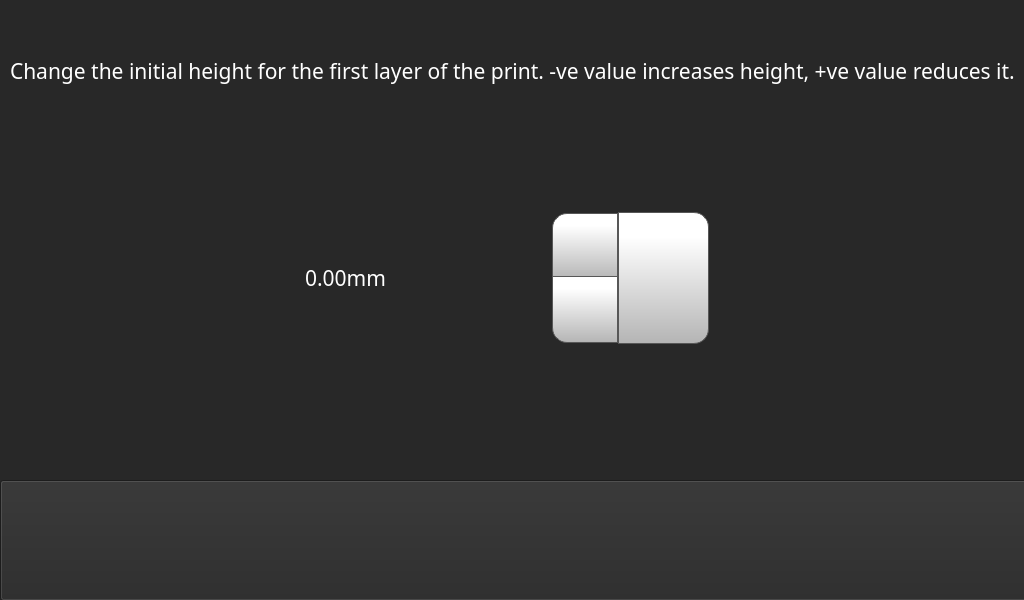
<?xml version="1.0" encoding="UTF-8"?>
<ui version="4.0">
 <class>nozzleOffsetPage</class>
 <widget class="QWidget" name="nozzleOffsetPage">
  <property name="geometry">
   <rect>
    <x>0</x>
    <y>0</y>
    <width>1024</width>
    <height>600</height>
   </rect>
  </property>
  <property name="minimumSize">
   <size>
    <width>1024</width>
    <height>600</height>
   </size>
  </property>
  <property name="maximumSize">
   <size>
    <width>1024</width>
    <height>600</height>
   </size>
  </property>
  <property name="windowTitle">
   <string>Form</string>
  </property>
  <property name="autoFillBackground">
   <bool>false</bool>
  </property>
  <property name="styleSheet">
   <string notr="true">background-color: rgb(40, 40, 40);</string>
  </property>
  <widget class="QPushButton" name="nozzleOffsetBackButton">
   <property name="geometry">
    <rect>
     <x>0</x>
     <y>480</y>
     <width>1031</width>
     <height>121</height>
    </rect>
   </property>
   <property name="minimumSize">
    <size>
     <width>0</width>
     <height>0</height>
    </size>
   </property>
   <property name="font">
    <font>
     <family>Gotham</family>
     <pointsize>16</pointsize>
     <weight>50</weight>
     <bold>false</bold>
    </font>
   </property>
   <property name="styleSheet">
    <string notr="true">QPushButton {
     border: 1px solid rgb(87, 87, 87);
	background-color: qlineargradient(spread:pad, x1:0, y1:1, x2:0, y2:0.188, stop:0 rgba(180, 180, 180, 255), stop:1 rgba(255, 255, 255, 255));


}

QPushButton:pressed {
    background-color: qlineargradient(x1: 0, y1: 0, x2: 0, y2: 1,
                                      stop: 0 #dadbde, stop: 1 #f6f7fa);
}

QPushButton:flat {
    border: none; /* no border for a flat push button */
}

QPushButton:default {
    border-color: navy; /* make the default button prominent */
}

QPushButton:focus {
	outline: none;
}
url(:/icons/img/chevron-pointing-to-the-left.png)</string>
   </property>
   <property name="text">
    <string/>
   </property>
   <property name="icon">
    <iconset resource="../../resources/resource.qrc">
     <normaloff>:/Navigation/img/Navigation/arrows-4.png</normaloff>:/Navigation/img/Navigation/arrows-4.png</iconset>
   </property>
   <property name="iconSize">
    <size>
     <width>70</width>
     <height>70</height>
    </size>
   </property>
   <property name="checkable">
    <bool>false</bool>
   </property>
   <property name="autoDefault">
    <bool>false</bool>
   </property>
   <property name="default">
    <bool>false</bool>
   </property>
   <property name="flat">
    <bool>false</bool>
   </property>
  </widget>
  <widget class="QPushButton" name="nozzleOffsetSetButton">
   <property name="geometry">
    <rect>
     <x>618</x>
     <y>212</y>
     <width>91</width>
     <height>132</height>
    </rect>
   </property>
   <property name="font">
    <font>
     <family>Gotham</family>
     <pointsize>16</pointsize>
     <weight>50</weight>
     <bold>false</bold>
    </font>
   </property>
   <property name="styleSheet">
    <string notr="true">QPushButton {
     border: 1px solid rgb(87, 87, 87);
	background-color: qlineargradient(spread:pad, x1:0, y1:1, x2:0, y2:0.188, stop:0 rgba(180, 180, 180, 255), stop:1 rgba(255, 255, 255, 255));
border-top-right-radius: 15px;
border-bottom-right-radius: 15px;

}

QPushButton:pressed {
    background-color: qlineargradient(x1: 0, y1: 0, x2: 0, y2: 1,
                                      stop: 0 #dadbde, stop: 1 #f6f7fa);
}

QPushButton:flat {
    border: none; /* no border for a flat push button */
}

QPushButton:default {
    border-color: navy; /* make the default button prominent */
}
QPushButton:focus {
	outline: none;
}</string>
   </property>
   <property name="text">
    <string/>
   </property>
   <property name="icon">
    <iconset resource="../../resources/resource.qrc">
     <normaloff>:/Icons/img/icons/verification-mark.png</normaloff>:/Icons/img/icons/verification-mark.png</iconset>
   </property>
   <property name="iconSize">
    <size>
     <width>70</width>
     <height>70</height>
    </size>
   </property>
  </widget>
  <widget class="QDoubleSpinBox" name="nozzleOffsetDoubleSpinBox">
   <property name="geometry">
    <rect>
     <x>300</x>
     <y>210</y>
     <width>321</width>
     <height>136</height>
    </rect>
   </property>
   <property name="font">
    <font>
     <family>Gotham</family>
     <pointsize>16</pointsize>
     <weight>50</weight>
     <bold>false</bold>
    </font>
   </property>
   <property name="styleSheet">
    <string notr="true">QDoubleSpinBox {
    padding-right: 5px; /* make room for the arrows */
	color: rgb(255, 255, 255);
	background-color: rgba(255, 255, 255, 0);
   
}
QDoubleSpinBox ::text:selected {
	background-color: rgb(255, 146, 57);
   
}
QDoubleSpinBox::up-button {
     border: 1px solid rgb(87, 87, 87);

border-top-left-radius: 15px;
	background-color: qlineargradient(spread:pad, x1:0, y1:1, x2:0, y2:0.188, stop:0 rgba(180, 180, 180, 255), stop:1 rgba(255, 255, 255, 255));
    width: 60px;
     height: 61px;
    padding: 2px;
}

QDoubleSpinBox::up-arrow { 
image: url(:/Navigation/img/Navigation/arrows.png);
    width: 40px;
     height: 40px;
padding: 5px;
}



QDoubleSpinBox::up-button:pressed {
    background-color: qlineargradient(x1: 0, y1: 0, x2: 0, y2: 1,
                                      stop: 0 #dadbde, stop: 1 #f6f7fa);
}


QDoubleSpinBox::down-button {
     border: 1px solid rgb(87, 87, 87);
border-bottom-left-radius: 15px;
	background-color: qlineargradient(spread:pad, x1:0, y1:1, x2:0, y2:0.188, stop:0 rgba(180, 180, 180, 255), stop:1 rgba(255, 255, 255, 255));
    width: 60px;
     height: 61px;
    padding: 2px;
}

QDoubleSpinBox::down-arrow { 
image: url(:/Navigation/img/Navigation/arrows-5.png);
    width: 40px;
    height: 40px;
padding: 5px;
}

QDoubleSpinBox::down-button:pressed {
    background-color: qlineargradient(x1: 0, y1: 0, x2: 0, y2: 1,
                                      stop: 0 #dadbde, stop: 1 #f6f7fa);

}

</string>
   </property>
   <property name="frame">
    <bool>false</bool>
   </property>
   <property name="readOnly">
    <bool>false</bool>
   </property>
   <property name="buttonSymbols">
    <enum>QAbstractSpinBox::UpDownArrows</enum>
   </property>
   <property name="accelerated">
    <bool>true</bool>
   </property>
   <property name="suffix">
    <string>mm</string>
   </property>
   <property name="decimals">
    <number>2</number>
   </property>
   <property name="minimum">
    <double>-2.000000000000000</double>
   </property>
   <property name="maximum">
    <double>2.000000000000000</double>
   </property>
   <property name="singleStep">
    <double>0.050000000000000</double>
   </property>
  </widget>
  <widget class="QLabel" name="printPreviewSelected_3">
   <property name="geometry">
    <rect>
     <x>390</x>
     <y>210</y>
     <width>161</width>
     <height>161</height>
    </rect>
   </property>
   <property name="font">
    <font>
     <family>Gotham</family>
     <pointsize>16</pointsize>
     <weight>50</weight>
     <bold>false</bold>
    </font>
   </property>
   <property name="styleSheet">
    <string notr="true">background-color: rgba(255, 255, 255, 0);</string>
   </property>
   <property name="text">
    <string/>
   </property>
   <property name="pixmap">
    <pixmap resource="../../resources/resource.qrc">:/Icons/img/icons/Nozzle Offset.png</pixmap>
   </property>
   <property name="scaledContents">
    <bool>true</bool>
   </property>
  </widget>
  <widget class="QLabel" name="feedRateLabelControlPage_6">
   <property name="geometry">
    <rect>
     <x>10</x>
     <y>10</y>
     <width>1011</width>
     <height>121</height>
    </rect>
   </property>
   <property name="font">
    <font>
     <family>Gotham</family>
     <pointsize>16</pointsize>
     <weight>50</weight>
     <bold>false</bold>
    </font>
   </property>
   <property name="styleSheet">
    <string notr="true">color: rgb(255, 255, 255);</string>
   </property>
   <property name="text">
    <string>Change the initial height for the first layer of the print. -ve value increases height, +ve value reduces it.</string>
   </property>
   <property name="wordWrap">
    <bool>true</bool>
   </property>
  </widget>
 </widget>
 <resources>
  <include location="../../resources/resource.qrc"/>
  <include location="../../resources/resource.qrc"/>
 </resources>
 <connections/>
</ui>
